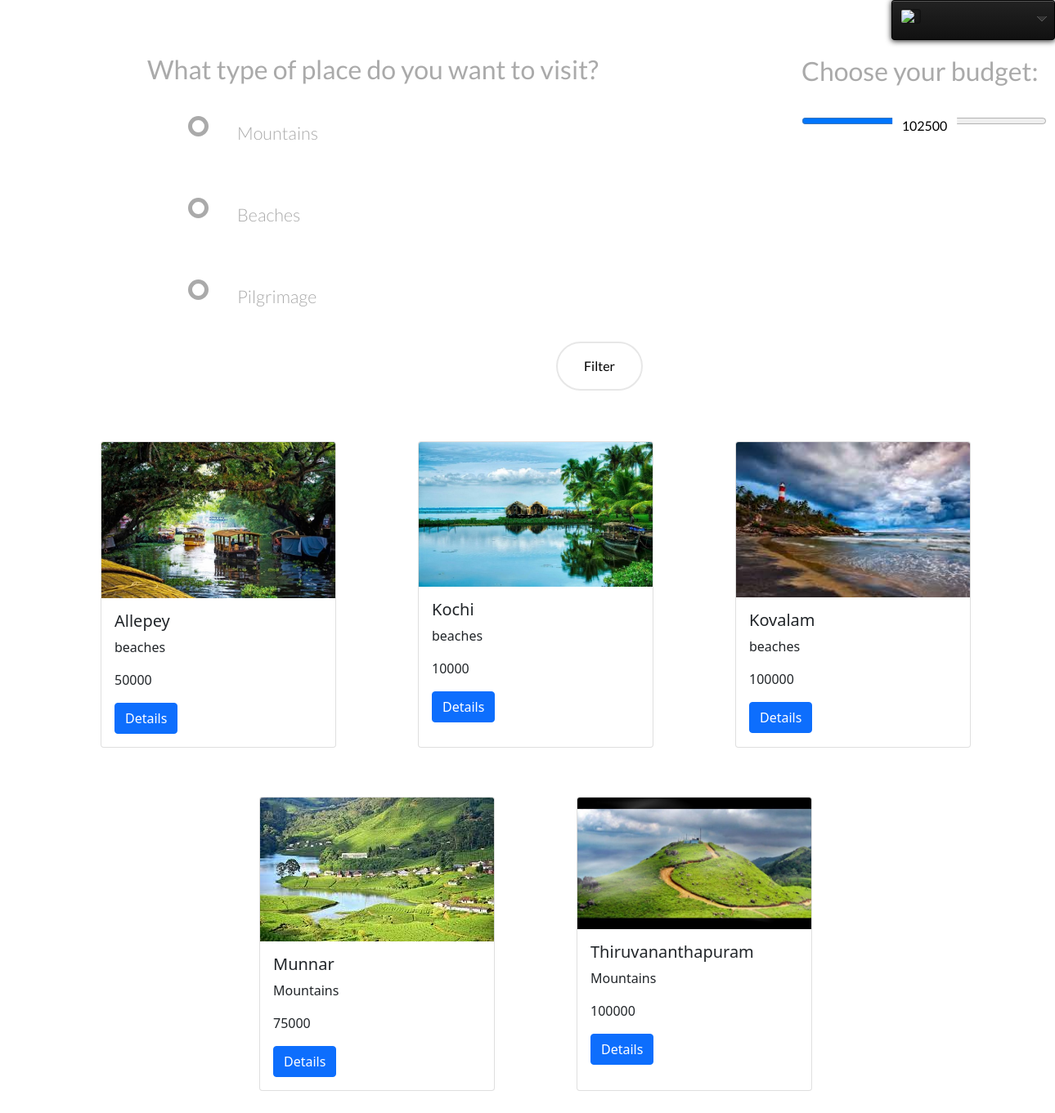
The page /ftrial3.php?s=Kerala on the database its author committed.
### tables this page shows
CREATE TABLE `states` (
  `state` varchar(15) NOT NULL,
  `place` varchar(50) NOT NULL,
  `locationtype` varchar(15) NOT NULL,
  `budget` int(255) NOT NULL,
  `image` varchar(100) NOT NULL
);

### ftrial3.php (the view, shortened to what this page needs)
<!DOCTYPE html>
<html>
<head>
</head>
<body>
  <?php
  include "logoutbtn.php";
  ?>
  <div class="top" style="
    width: 1100px;
">
    <div class="container" style="
    margin-left: 30px;
    width: 1000px;
    padding-left: 0px;" }>
      <div style="position: absolute; top:42px; margin-left: 100px;">
        <h2>What type of place do you want to visit?</h2>
        <form action="ftrial2.php" method="POST">
          <ul class="filter">
            <li>
              <label for="Mountains" style="width: 605px; margin-left: 0px;">Mountains</label>
              <div class="check"></div>
            </li>
            <li>
              <label for="beaches">Beaches</label>
              <div class="check">
              </div>
            </li>
            <li>
              <label for="Pilgrimage">Pilgrimage</label>
              <div class="check">
              </div>
            </li>
          </ul>
      </div>
      <br>
      <div style="position: absolute;">
        <h2 style="margin-left: 900px;     width: 300px;">Choose your budget:</h2>
        <br>
        <div class="range-wrap" style="width: 25%; margin-left: 900px;">
          <output class="bubble"></output>
        </div>
      </div>
      <button class="button button4" type="submit" style=" margin-top: 350px;margin-left: 600px"> Filter</button>
    </div>
  </div>
  <div class="bagi">
    <?php
    include('fconnection2.php');
    $selected = $_GET['s'];
    $selected = stripcslashes($selected);
    $selected = mysqli_real_escape_string($con, $selected);
    $sql = "select * from states where state='$selected'";
    $result = mysqli_query($con, $sql);
    if (mysqli_num_rows($result) > 0) {
      while ($row = mysqli_fetch_array($result)) {
        $place    = $row['place'];
        $locationtype   = $row['locationtype'];
        $budget = $row['budget'];
        $images = $row['image'];
        echo "
          <div class='card' style='margin: 30px 50px 30px 50px ; width: 18rem; float: left;'>
            <img src='images/$images' class='card-img-top' alt='...'>
            <div class='card-body'>
              <h5 class='card-title'>$place</h5>
              <p class='card-text'>$locationtype </p>
              <p class='card-text'>$budget</p>
              <a href='fdetails.php?p=$place' class='btn btn-primary'>Details</a>
            </div>
          </div>";
      }
    }
    else { echo "<h2>0 results</h2>"; }
    ?>
  </div>
  <link href="https://cdn.jsdelivr.net/npm/bootstrap@5.0.0-beta3/dist/css/bootstrap.min.css" rel="stylesheet">
</body>
</html>

### logoutbtn.php (shortened to what this page needs)
<!doctype html>
<head>
</head>
<body>
	<ul class="profile-wrapper">
		<li>
			<div class="profile">
				<?php
				include "fconnection.php";
				$user1 = $_SESSION['n'];
				$name1=$_SESSION['name'];
				$sql = "select dp from mp where username='$user1'";
				$result = $con->query($sql);
				$row = $result->fetch_assoc();
				$dp = $row['dp'];
				echo "
					<img src='images/$dp'>
					<div class='log'><a href='test.php' class='name'>$name1</a><div>
					<ul class='menu'>
						<li><a href='settings.php'>Account Settings</a></li>
						<li><a href='logout.php'>Log out</a></li>
					</ul>
				</div>
			</li>
		</ul>";
				?>
</body>
</html>

### ftrial3.php (style rules this page uses)
body, html { height: 100%; background-image: url("https://image.freepik.com/free-vector/abstract-pattern-design_1053-523.jpg"); font-family: 'Lato', sans-serif; margin: 0px; padding: 0px; }
* { box-sizing: border-box; }
.container { position: relative; width: 100%; padding: 20px; }
h2 { color: #AAAAAA; }
.container ul { list-style: none; margin-left: 30px; width: 1000px; padding-left: 0px; padding: 0; overflow: auto; }
.filter li { color: #AAAAAA; display: block; position: relative; float: left; width: 100%; height: 100px; }
.filter li label { display: block; position: relative; font-weight: 300; font-size: 1.35em; padding: 25px 25px 25px 80px; margin: 10px auto; height: 30px; z-index: 9; cursor: pointer; -webkit-transition: all 0.25s linear; }
.filter li .check { display: block; position: absolute; border: 5px solid #AAAAAA; border-radius: 100%; height: 25px; width: 25px; top: 30px; left: 20px; z-index: 5; transition: border .25s linear; -webkit-transition: border .25s linear; }
.filter li .check::before { display: block; position: absolute; content: ''; border-radius: 100%; height: 15px; width: 15px; top: 5px; left: 5px; margin: auto; transition: background 0.25s linear; -webkit-transition: background 0.25s linear; }
.top { margin-left: 50px; width: 1100px; font-family: 'Lato', sans-serif; }
.bagi { display: flex; flex-wrap: wrap; justify-content: center; width: 100%; margin: 10px; position: absolute; top: 500px; }
.range-wrap { position: relative; margin: 0 auto 3rem; }
.bubble { background: white; color: black; padding: 4px 12px; position: absolute; border-radius: 4px; left: 50%; transform: translateX(-50%); }
.bubble::after { content: ""; position: absolute; width: 2px; height: 2px; background: white; top: -1px; left: 50%; }
.button { background-color: #4CAF50; border: none; color: black; padding: 16px 32px; text-align: center; text-decoration: none; display: inline-block; font-size: 16px; margin: 4px 2px; transition-duration: 0.4s; cursor: pointer; border-radius: 2rem; }
.button4 { background-color: white; border: 2px solid #e7e7e7; }

### logoutbtn.php (style rules this page uses)
.profile-wrapper { width: 200px; float: right; margin: 50px auto; list-style: none; padding: 0; margin: 0; }
.profile-wrapper::after { content: ''; position: absolute; top: 20px; right: 10px; border-color: #333 transparent transparent; border-width: 6px; border-style: solid; }
.profile-wrapper::before { content: ''; position: absolute; top: 20px; right: 10px; border-color: #eee transparent transparent; border-width: 6px; border-style: solid; }
.profile { padding: 10px; border: 1px solid #000; border-radius: 3px; box-shadow: 0 1px 0 #555 inset, 0 1px 7px #111; background: -webkit-linear-gradient(#222, #111); }
.profile img { width: 25px; display: inline; float: left; border: 1px solid #111; border-radius: 3px; box-shadow: 0 0 3px rgba(0, 0, 0, 0.5) inset; }

### rows shown on the page
states: image (picture), place "Allepey", locationtype "beaches", budget "50000"
states: image (picture), place "Kochi", locationtype "beaches", budget "10000"
states: image (picture), place "Kovalam", locationtype "beaches", budget "100000"
states: image (picture), place "Munnar", locationtype "Mountains", budget "75000"
states: image (picture), place "Thiruvananthapuram", locationtype "Mountains", budget "100000"
